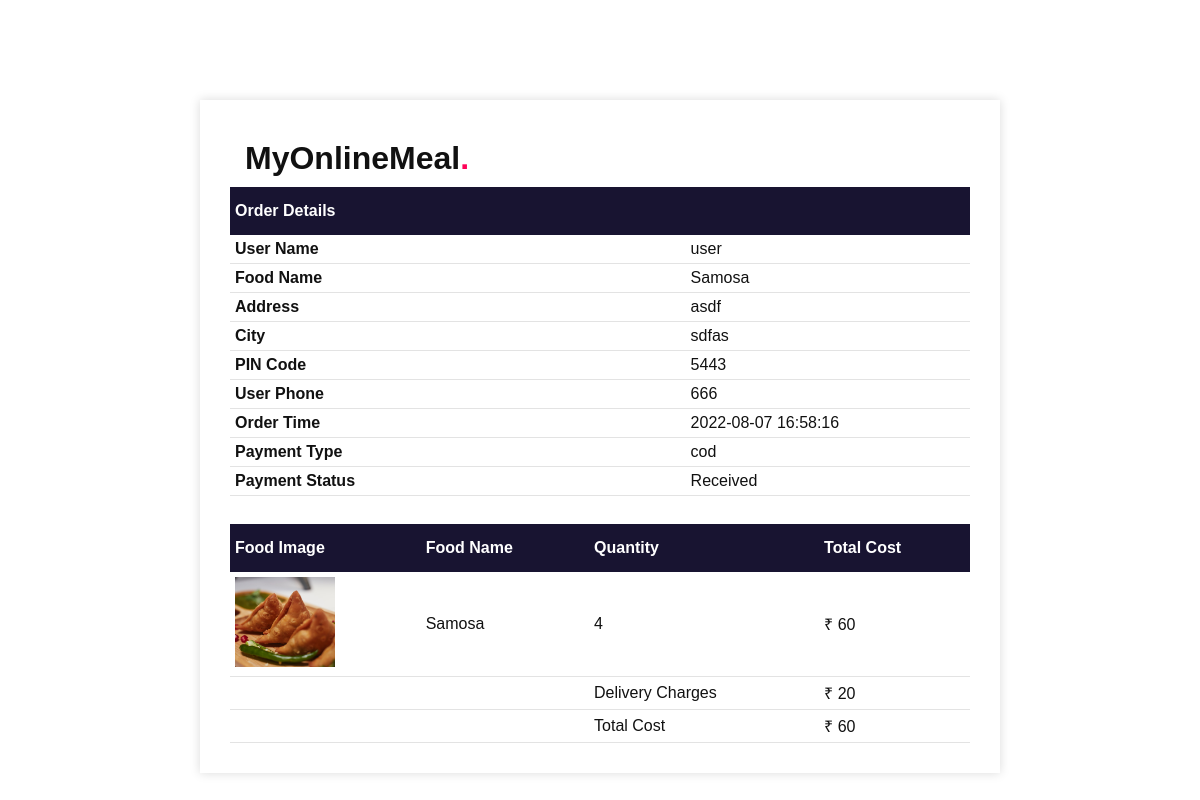
The app's page /admin/pages/invoice.php?id=37 (signed in) with its own data.
### tables this page shows
CREATE TABLE `orders` (
  `id` int(11) NOT NULL,
  `food_id` int(11) NOT NULL,
  `user_email` varchar(100) NOT NULL,
  `user_name` varchar(255) NOT NULL,
  `food_name` varchar(30) NOT NULL,
  `food_img` varchar(255) NOT NULL,
  `qty` int(5) NOT NULL,
  `city` varchar(255) NOT NULL,
  `pin_code` int(11) NOT NULL,
  `user_address` text NOT NULL,
  `user_phone` varchar(10) DEFAULT NULL,
  `delivery_boy_name` varchar(255) DEFAULT NULL,
  `order_time` datetime NOT NULL,
  `total_bill` int(100) NOT NULL,
  `payment_type` varchar(255) NOT NULL,
  `payment_status` varchar(25) NOT NULL,
  `order_status` varchar(30) DEFAULT NULL
);

### admin/pages/invoice.php (the view, shortened to what this page needs)
<!DOCTYPE html>
<html lang="en">
<head>
    <link rel="stylesheet" href="../css/admin.css">
    <link rel="stylesheet" href="../css/dropdown.css">
    <link rel="stylesheet" href="../css/footer.css">
    <link href="../css/admin.css? <?=filemtime("../css/admin.css")?>" rel="stylesheet" type="text/css" />
</head>
<body>
<section class="invoice" id="invoice">
<div class="invoice-box">
			<table>
				<tr class="top">
                        <td class="title">
                            <h2>MyOnlineMeal<span>.</span></h2>
                        </td>
				</tr>
				<tr class="heading">
					<td>Order Details</td>
					<td></td>
				</tr>
                <?php
        include '../partials/_dbconnect.php';
            $id = $_GET['id'];
            $sql ="SELECT * from orders WHERE id = '$id'";
            $result = mysqli_query($conn, $sql);
            $row = mysqli_fetch_assoc($result);
        ?>
				<tr class="inf-row">
					<td class="left-h txt-bold">User Name</td>
					<td><?php echo $row['user_name']; ?></td>
				</tr>
				<tr class="inf-row">
					<td class="left-h txt-bold">Food Name</td>
					<td><?php echo $row['food_name']; ?></td>
				</tr>
                <tr class="inf-row  ">
					<td class="left-h txt-bold">Address</td>
					<td><?php echo $row['user_address']; ?></td>
				</tr>
                <tr class="inf-row  ">
					<td class="left-h txt-bold">City</td>
					<td><?php echo $row['city']; ?></td>
				</tr>
                <tr class="inf-row  ">
					<td class="left-h txt-bold">PIN Code</td>
					<td><?php echo $row['pin_code']; ?></td>
				</tr>
                <tr class="inf-row  ">
					<td class="left-h txt-bold">User Phone</td>
					<td><?php echo $row['user_phone']; ?></td>
				</tr>
                <tr class="inf-row  ">
					<td class="left-h txt-bold">Order Time</td>
					<td><?php echo $row['order_time']; ?></td>
				</tr>
                <tr class="inf-row">
					<td class="left-h txt-bold">Payment Type</td>
					<td><?php echo $row['payment_type']; ?></td>
				</tr>
                <tr class="inf-row">
					<td class="left-h txt-bold">Payment Status</td>
					<td><?php echo $row['payment_status']; ?></td>
				</tr>
                <tr class="last">
					<td></td>
					<td></td>
				</tr>
			</table>
            <br>
            <table>
				<tr class="heading heading2">
					<td>Food Image</td>
					<td>Food Name</td>
					<td>Quantity</td>
					<td>Total Cost</td>
				</tr>
				<tr class="inf-row row-imgbx">
					<td class="left-h txt-bold"> <img src="../foodimg/<?php echo $row['food_img']; ?>" alt=""></td>
                    <td><?php echo $row['food_name']; ?></td>
                    <td class="tx-cent"><?php echo $row['qty']; ?></td>
                    <td class="tx-cent">₹ <?php echo $row['total_bill']; ?></td>
				</tr>
                <tr class="inf-row">
					<td class="left-h"></td>
                    <td></td>
                    <td class="tx-cent">Delivery Charges</td>
                    <td class="tx-cent">₹ 20</td>
				</tr>
                <tr class="inf-row">
					<td class="left-h"></td>
                    <td></td>
                    <td class="tx-cent">Total Cost</td>
                    <td class="tx-cent">₹ <?php echo $row['total_bill']; ?></td>
				</tr>
			</table>
		</div>
</section>
</body>
</html>

### css/admin.css (style rules this page uses)
* { margin: 0; padding: 0; box-sizing: border-box; font-family: Poppins, sans-serif; }
body { min-height: 100vh; background:url('../images/platter.jpg'); background-position: center; background-size: cover; display: flex; flex-direction: column; }
.invoice { margin-top: 100px; }
.invoice-box { background-color: #fff; max-width: 800px; margin: auto; padding: 30px; box-shadow: 0 0 10px rgba(0, 0, 0, 0.15); }
.invoice-box .heading td { height: 48px; color: #fff; }
.invoice-box table td { color: #111; }
.invoice-box h2 { font-size: 2rem; color: #111; padding: 5px 10px; }
.invoice-box h2 span { color: #ff0157; }
.invoice-box table { width: 100%; text-align: left; border-collapse: collapse; }
.invoice-box table td { padding: 5px; }
.invoice-box table .heading td { background-color: #181431; font-weight: 700; }
.txt-bold { font-weight: 700; }
.invoice-box table .inf-row td { border-bottom: 1px solid #0000001c; }
.invoice-box table .row-imgbx td { height: 100px; }
.invoice-box table .row-imgbx img { width: 100px; height: 100%; object-fit: cover; }

### css/dropdown.css (style rules this page uses)
* { font-family: Poppins; margin: 0; padding: 0; }

### records on screen
orders: user_name "user", food_name "Samosa", user_address "asdf", city "sdfas", pin_code "5443", user_phone "666", order_time "2022-08-07 16:58:16", payment_type "cod", payment_status "Received", food_img (picture), qty "4", total_bill "60"
